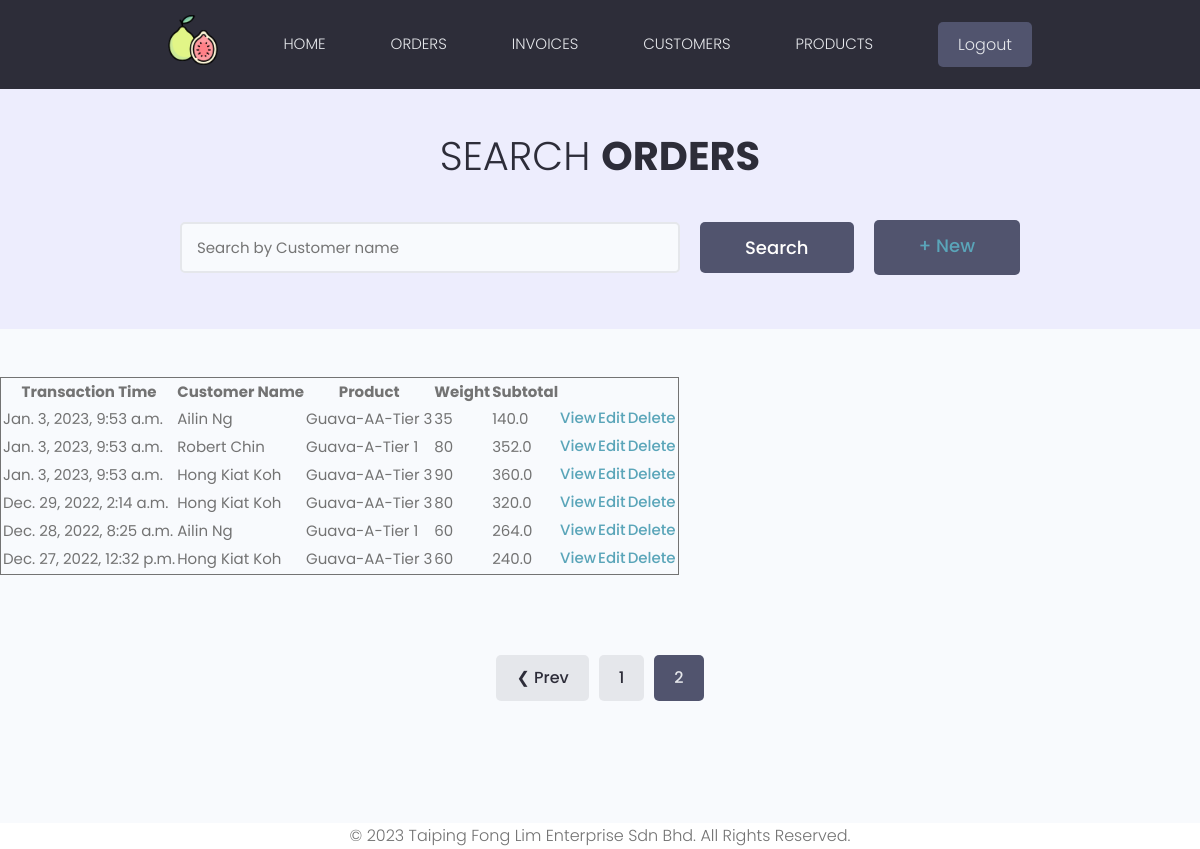
/orders/?page=2 (signed in), run on the app's committed database.
### products/models.py (models this page shows, shortened)
class Order(models.Model):
    invoice = models.ForeignKey(Invoice, on_delete=models.SET_NULL, null=True)
    customer = models.ForeignKey(Customer, on_delete=models.PROTECT)
    transactionTime = models.DateTimeField(auto_now_add=True)
    product = models.ForeignKey(Product, on_delete=models.PROTECT)
    weight = models.IntegerField(null=True)
    flag = models.BooleanField(null=True)
    @property
    def subtotal(self):
        subtotal = round(self.product.unitPrice * self.weight, 2)
        return subtotal
    class Meta:
        ordering = ['-transactionTime']

class Customer(models.Model):
    firstname = models.CharField(max_length=50, null=True)
    lastname = models.CharField(max_length=50, null=True)
    companyName = models.CharField(max_length=100, null=True, default='N/A')
    companyPhone = models.IntegerField(null=True, default='N/A')
    companyAddress = models.CharField(max_length=200, null=True, default='N/A')
    phone = models.IntegerField(null=True)
    email = models.CharField(max_length=50, null=True)
    tier = models.ForeignKey(Tier, on_delete=models.PROTECT)
    def __str__(self):
        return self.firstname + ' ' + self.lastname

class Product(models.Model):
    GRADES = (
        ('AA', 'Grade AA'),
        ('A', 'Grade A'),
        ('B', 'Grade B'),
        ('Bk', 'Grade Bk'),
        ('C', 'Grade C')
    )
    productName = models.CharField(max_length=20, null=True)
    grade = models.CharField(max_length=10, choices=GRADES, null=True)
    tier = models.ForeignKey(Tier, on_delete=models.PROTECT)
    unitPrice = models.FloatField(null=True)
    def __str__(self):
        return self.productName + '-' + self.grade + '-' + str(self.tier)

class Tier(models.Model):
    TIERS = (
        ('1', 'Tier 1'),
        ('2', 'Tier 2'),
        ('3', 'Market'),
    )
    tier = models.CharField(max_length=10, choices=TIERS, null=True)
    def __str__(self):
        return 'Tier ' + self.tier

### products/views.py (the view)
# urls.py: path("orders/", views.orders, name="orders"),
@login_required(login_url='login')
def orders(request):
    orders, search_query = searchItems(request, 'search_order')
    custom_range, orders = paginateItems(request, orders)
    context = {'orders': orders, 'search_query': search_query, 'custom_range': custom_range}
    return render(request, 'orders.html', context)

### products/utilities.py (called while the page is built, shortened)
def searchItems(request, search_type):
    search_query = ''
    if request.GET.get('search_query'):
        search_query = request.GET.get('search_query')
        print(search_query)
    if search_type == 'search_order':
        orders = Order.objects.distinct().filter(
            Q(customer__firstname__icontains=search_query) |
            Q(product__productName__icontains=search_query)
        )
        return orders, search_query
    elif search_type == 'search_product':
        products = Product.objects.distinct().filter(
            Q(productName__icontains=search_query)
        )
        return products, search_query

def paginateItems(request, items):
    page = request.GET.get('page')
    results = 10
    paginator = Paginator(items, results)
    try:
        items = paginator.page(page)
    except PageNotAnInteger:
        page = 1
        items = paginator.page(page)
    except EmptyPage:
        page = paginator.num_pages
        items = paginator.page(page)
    leftIndex = int(page) - 4
    if leftIndex < 1:
        leftIndex = 1
    rightIndex = int(page) + 5
    if rightIndex > paginator.num_pages:
        rightIndex = paginator.num_pages + 1
    custom_range = range(leftIndex, rightIndex)
    return custom_range, items

### templates/orders.html (shortened to what this page needs)
{% extends 'main.html' %}
{% block content %}
  <main class="projects">
    <section class="hero-section text-center">
      <div class="container container--narrow">
        <div class="hero-section__box">
          <h2>Search <span>Orders</span></h2>
        </div>
        <div class="hero-section__search">
          <form id='searchForm' class="form" action="{% url 'orders' %}" method="get">
            <div class="form__field">
              <input class="input input--text" id="formInput#search" type="text" name="search_query"
                value="{{ search_query }}"
                     placeholder="Search by Customer name" />
            </div>
              <input class="btn btn--sub btn--lg" type="submit" value="Search" /><h1 class="btn btn--sub btn--lg" type="button" value="ADD ORDER"><a href="{% url 'create-order' %}">+ New</a></h1>
          </form>
        </div>
      </div>
    </section>
    <br>
    <br>
      <table class="table">
  <thead>
    <tr>
      <th>Transaction Time</th>
      <th>Customer Name</th>
      <th>Product</th>
      <th>Weight</th>
        <th>Subtotal</th>
    </tr>
  </thead>
  <tbody>
    {% for order in orders %}
                <tr>
                    <td>{{ order.transactionTime }}</td>
                    <td>{{ order.customer }}</td>
                    <td>{{ order.product }}</td>
                    <td>{{ order.weight }}</td>
                    <td>{{ order.subtotal}}</td>
                    <td><a href="{% url 'retrieve-order' order.id %}">View</a></td>
                    <td><a href="{% url 'update-order' order.id %}">Edit</a></td>
                    <td><a href="{% url 'delete-order' order.id %}">Delete</a></td>
                </tr>
            {% endfor %}
  </tbody>
</table>
    {% include 'pagination.html' with queryset=orders custom_range=custom_range %}
</main>
{% endblock content %}

### static/styles/app.css (style rules this page uses)
:root { --color-sub: #2d2d39; }
.btn--sub { background-color: var(--color-sub-light); }
.hero-section { height: 40vh; display: flex; align-items: center; background-color: var(--color-sub); }
.hero-section__box { margin-bottom: 4rem; }
.hero-section__box > h2, .hero-section__box > h2 > span { font-size: 4rem; color: var(--color-light); line-height: 1.3; text-transform: uppercase; }
.hero-section__box > h2 { font-weight: 300; }
.hero-section__box > h2 > span { font-weight: 700; }
.hero-section__search > .form { display: flex; align-items: center; justify-content: center; gap: 2rem; }
.hero-section__search > .form input.input--text { width: 50rem; }
.projects > .hero-section { background: var(--color-sub-lighter); height: 30vh; }
.projects .hero-section__box { margin-bottom: 2.5rem; }
.projects .hero-section__box > h2 { color: var(--color-sub); }
.projects .hero-section__box > h2 > span { font-weight: 700; color: var(--color-sub); }
.table { border: 1px solid; }

### static/uikit/styles/modules/_variables.css (style rules this page uses)
:root { --color-main: #5aa5b9; --color-main-light: #e6faff; --color-sub: #3f4156; --color-sub-light: #51546e; --color-sub-lighter: #ededfd; --color-text: #737373; --color-gray: #8b8b8b; --color-light: #e5e7eb; --color-light-gray: #767676; --color-bg: #f8fafd; --color-white: #fffefd; --color-white-light: #f3f3f3; --color-success: #359e64; --color-success-bg: #def8e8; --color-error: #fc4b0b; --color-error-bg: #fff2ee; --font-base: 'Poppins', arial, helvetica, 'Segoe UI', roboto, ubuntu, sans-serif; --font-monospace: 'Fira Code', 'Courier New', courier, monospace; --font-regular: 300; --font-medium: 500; --font-bold: 700; --generic-shadow: 1px 1px 5px #00000010; --generic-transition: all 0.3s ease-in-out; }

### static/uikit/styles/modules/_base.css (style rules this page uses)
* { margin: 0; padding: 0; box-sizing: border-box; text-rendering: optimizeLegibility; color: inherit; font-size: inherit; }
html { font-size: 50%; }
@media only screen and (min-width: 480px) { html { font-size: 56.25%; } }
@media only screen and (min-width: 1200px) { html { font-size: 62.5%; } }
body { line-height: 1.6; font-weight: 400; font-size: 1.5rem; color: var(--color-text); background-color: var(--color-bg); min-height: 100vh; }

### static/uikit/styles/modules/_typography.css (style rules this page uses)
* { font-family: var(--font-base); }
h1 { font-size: 4.8rem; font-weight: var(--font-medium); }
h2 { font-size: 3.6rem; font-weight: var(--font-bold); }
p, span, strong { font-size: 1.6rem; color: var(--color-text); font-weight: var(--font-regular); }
a { padding-bottom: 2px; text-decoration: none; display: inline-block; color: var(--color-main); font-weight: var(--font-medium); }

### static/uikit/styles/modules/_utilities.css (style rules this page uses)
.container { width: 92%; max-width: 165rem; margin: 0 auto; box-sizing: border-box; }
.container--narrow { width: 92%; max-width: 120rem; }
@media screen and (min-width: 1000px) { .container { width: 90%; } }
@media screen and (min-width: 1000px) { .container--narrow { width: 85%; } }
@media screen and (min-width: 1200px) { .container { width: 80%; } }
@media screen and (min-width: 1200px) { .container--narrow { width: 72%; } }
.text-center { text-align: center; }

### static/uikit/styles/modules/_button.css (style rules this page uses)
.btn { display: inline-block; position: relative; cursor: pointer; background-color: var(--color-light); font-weight: var(--font-medium); color: var(--color-sub); text-decoration: none; padding: 1rem 2rem; border-radius: 0.5rem; border: none; width: -webkit-fit-content; width: -moz-fit-content; width: fit-content; height: -webkit-fit-content; height: -moz-fit-content; height: fit-content; font-size: 1.6rem; outline-width: 0; outline-color: transparent; -webkit-backface-visibility: hidden; backface-visibility: hidden; transition: all 0.3s ease-in-out; }
.btn--sub { background-color: var(--color-sub); color: var(--color-white); }
.btn--lg { font-size: 1.8rem; padding: 1.2rem 4.5rem; }

### static/uikit/styles/modules/_form.css (style rules this page uses)
.form { display: block; }
.form__field { margin-top: 1.5rem; margin-bottom: 1.5rem; }
input.input[type='text'], input.input[type='email'], input.input[type='password'], input.input[type='number'], select.input, textarea.input { min-width: 24rem; width: 100%; padding: 1.2rem 1.5rem; border-radius: 0.5rem; border: 2px solid var(--color-light); transition: all 0.3s ease-in-out; background-color: var(--color-bg); }

### data on the page
Order: transactionTime "Jan. 3, 2023, 9:53 a.m.", customer "Ailin Ng", product "Guava-AA-Tier 3", weight "35", subtotal "140.0"
Order: transactionTime "Jan. 3, 2023, 9:53 a.m.", customer "Robert Chin", product "Guava-A-Tier 1", weight "80", subtotal "352.0"
Order: transactionTime "Jan. 3, 2023, 9:53 a.m.", customer "Hong Kiat Koh", product "Guava-AA-Tier 3", weight "90", subtotal "360.0"
Order: transactionTime "Dec. 29, 2022, 2:14 a.m.", customer "Hong Kiat Koh", product "Guava-AA-Tier 3", weight "80", subtotal "320.0"
Order: transactionTime "Dec. 28, 2022, 8:25 a.m.", customer "Ailin Ng", product "Guava-A-Tier 1", weight "60", subtotal "264.0"
Order: transactionTime "Dec. 27, 2022, 12:32 p.m.", customer "Hong Kiat Koh", product "Guava-AA-Tier 3", weight "60", subtotal "240.0"

### other printed values
{{ page }} "1"
{{ page }} "2"
